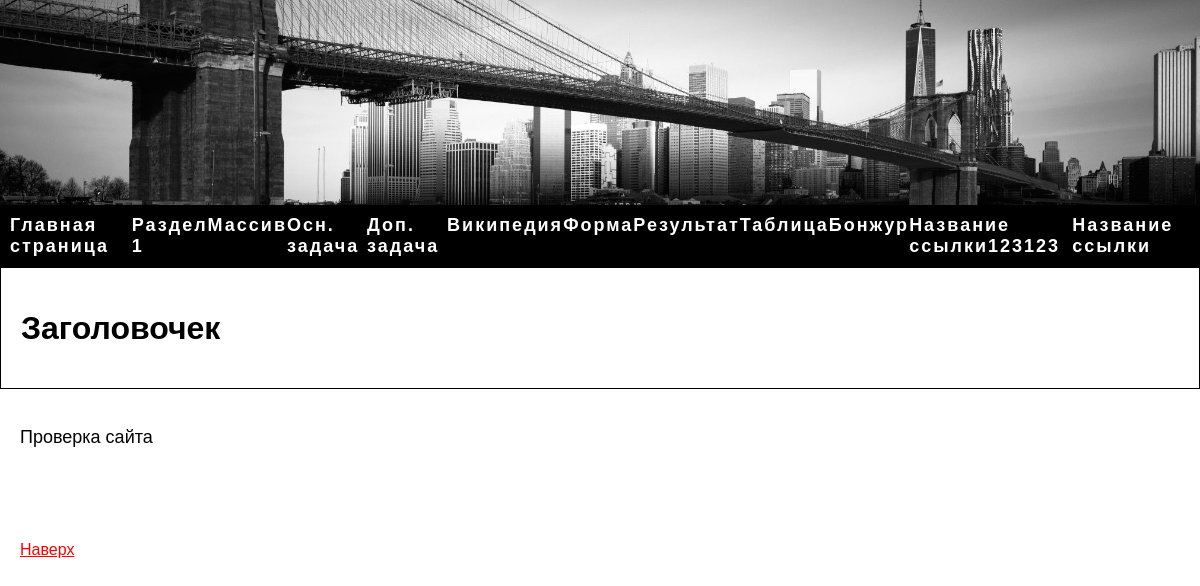
Screenshot of /item/1/ with the database file from the repository.
### sait_1/models.py (models this page shows, shortened)
class Item(models.Model):
    item_title = models.CharField(verbose_name='Заголовок (title)', max_length=255, default="Заголовок")
    item_nav = models.CharField(verbose_name='Название ссылки', max_length=255, default="Название ссылки")
    item_nav_position = models.IntegerField(verbose_name='Приоритет ссылки в навигации (0 - исключить)', default=1, help_text="большее - число правее, 0 - исключить из навигации")
    item_content = models.TextField(verbose_name='Основное содержание страницы',
                                   default="Проверка сайта")
    item_current_date = models.DateTimeField(verbose_name="Дата Записи", auto_now=True)
    class Meta:
        verbose_name = 'Содержание текущей страницы'
        verbose_name_plural = 'Содержание всех страниц'
        ordering = ('-item_nav_position',) # Сортировка по убыванию позиции в навигации
    def get_absolute_url(self):
        return reverse('item_detail', kwargs={'pk': self.pk})

### sait_1/views.py (the view)
# urls.py: path('item/<int:pk>/', views.item_detail, name='item_detail'),
def item_detail(request, pk):
    item = get_object_or_404(Item, pk=pk)
    return render(request, 'item_detail.html', {'item': item})

### sait_1/context_processors.py (called while the page is built)
def pages_processor(request):
    pages = Item.objects.exclude(item_nav_position=0).order_by('-item_nav_position') #Исключаем те у кого item_nav_position=0
    return {'pages': pages}

### sait_1/templates/item_detail.html
{% extends "base.html" %}
{% block content %}
    <h1>{{ item.item_title }}</h1>
{% endblock %}
{% block main %}
    <p>{{ item.item_content|safe }}</p>
{% endblock %}

### sait_1/templates/base.html (shortened to what this page needs)
<!DOCTYPE html>
{% load static %}
<html lang="en">
<head>
</head>
<body>
    <div class="image-wrapper">
        <a href="https://en.wikipedia.org/wiki/Brooklyn_Bridge"><img src="{% static 'sait_1/images/head.jpg' %}" ></a>
      </div>
    <div class="header">
        <a href={% url 'home' %}>Главная страница</a>
        <a href={% url 'razdel_1' %}>Раздел 1</a>
        <a href={% url 'massiv' %}>Массив</a>
        <a href={% url 'student_grades' %}>Осн. задача</a>
        <a href={% url 'zadacha' A=1 H=2 R=3 M=4 %}>Доп. задача</a>
        <a href="https://ru.wikipedia.org/" target="_blank">Википедия</a>
        <a href={% url 'abc_model_form' %}>Форма</a>
        <a href={% url 'abc_result' %}>Результат</a>
        <a href={% url 'table' %}>Таблица</a>
        {% for page in pages %}
            <a href="{{ page.get_absolute_url }}">{{ page.item_nav }}</a>
        {% endfor %}
    </div>
    <div class="content">
        {% block content %}
        {% endblock %}
    </div>
    <div class="main">
      {% block main %}
      {% endblock %}
    </div>
    <a href="#top" class="topchik">Наверх</a>
</body>
</html>

### sait_1/templates/base.html (style rules this page uses)
.image-wrapper { width: 100%; height: auto; }
.image-wrapper img { width: 100%; display: block; }
body { font-family: sans-serif; margin: 0; padding: 0; }
.header { background-color: #000; padding: 10px; display: flex; justify-content: space-around; }
.header a { color: #fff; text-decoration: none; font-family: 'Helvetica'; font-weight: bold; letter-spacing: 2px; font-size: 18px; }
.content { padding: 20px; border: 1px solid #000; }
.main { padding: 20px; font-size: 18px; }
.topchik { color: red; padding: 20px; line-height: 8 }

### rows the page displays
Item: item_nav "Бонжур", item_title "Заголовочек", item_content "Проверка сайта"
Item: item_nav "Название ссылки123123"
Item: item_nav "Название ссылки"
